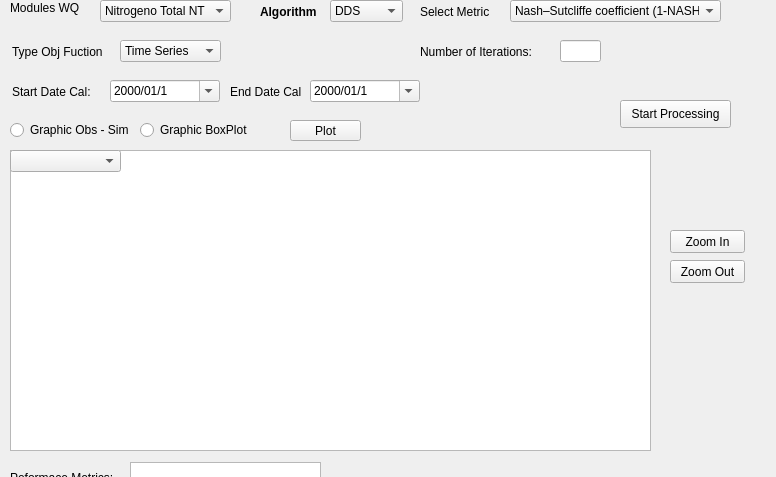
            <widget class="QWidget" name="Step5">
             <property name="geometry">
              <rect>
               <x>0</x>
               <y>0</y>
               <width>776</width>
               <height>477</height>
              </rect>
             </property>
             <attribute name="label">
              <string>Step 5 - Water Quality Calibration</string>
             </attribute>
             <widget class="QLabel" name="label_52">
              <property name="geometry">
               <rect>
                <x>260</x>
                <y>4</y>
                <width>61</width>
                <height>16</height>
               </rect>
              </property>
              <property name="text">
               <string>&lt;html&gt;&lt;head/&gt;&lt;body&gt;&lt;p&gt;&lt;span style=&quot; font-size:9pt; font-weight:600;&quot;&gt;Algorithm&lt;/span&gt;&lt;/p&gt;&lt;/body&gt;&lt;/html&gt;</string>
              </property>
             </widget>
             <widget class="QPushButton" name="Plot_G_WQ">
              <property name="geometry">
               <rect>
                <x>290</x>
                <y>120</y>
                <width>71</width>
                <height>21</height>
               </rect>
              </property>
              <property name="text">
               <string>Plot</string>
              </property>
             </widget>
             <widget class="QPushButton" name="zoom_out_button_WQ">
              <property name="geometry">
               <rect>
                <x>670</x>
                <y>260</y>
                <width>75</width>
                <height>23</height>
               </rect>
              </property>
              <property name="text">
               <string>Zoom Out</string>
              </property>
             </widget>
             <widget class="QDateEdit" name="end_date_WQ">
              <property name="geometry">
               <rect>
                <x>310</x>
                <y>80</y>
                <width>110</width>
                <height>22</height>
               </rect>
              </property>
              <property name="currentSection">
               <enum>QDateTimeEdit::YearSection</enum>
              </property>
              <property name="displayFormat">
               <string>yyyy/MM/d</string>
              </property>
              <property name="calendarPopup">
               <bool>true</bool>
              </property>
              <property name="timeSpec">
               <enum>Qt::LocalTime</enum>
              </property>
             </widget>
             <widget class="QDateEdit" name="start_date_WQ">
              <property name="geometry">
               <rect>
                <x>110</x>
                <y>80</y>
                <width>110</width>
                <height>22</height>
               </rect>
              </property>
              <property name="currentSection">
               <enum>QDateTimeEdit::YearSection</enum>
              </property>
              <property name="displayFormat">
               <string>yyyy/MM/d</string>
              </property>
              <property name="calendarPopup">
               <bool>true</bool>
              </property>
              <property name="timeSpec">
               <enum>Qt::LocalTime</enum>
              </property>
             </widget>
             <widget class="QLabel" name="label_126">
              <property name="geometry">
               <rect>
                <x>420</x>
                <y>44</y>
                <width>181</width>
                <height>16</height>
               </rect>
              </property>
              <property name="text">
               <string>&lt;html&gt;&lt;head/&gt;&lt;body&gt;&lt;p&gt;&lt;span style=&quot; font-size:9pt;&quot;&gt;Number of Iterations:&lt;/span&gt;&lt;/p&gt;&lt;/body&gt;&lt;/html&gt;</string>
              </property>
             </widget>
             <widget class="QPushButton" name="Next_Step_5">
              <property name="geometry">
               <rect>
                <x>630</x>
                <y>480</y>
                <width>101</width>
                <height>21</height>
               </rect>
              </property>
              <property name="text">
               <string>Next</string>
              </property>
             </widget>
             <widget class="QComboBox" name="Algorithm_WQ">
              <property name="geometry">
               <rect>
                <x>330</x>
                <y>0</y>
                <width>73</width>
                <height>22</height>
               </rect>
              </property>
              <item>
               <property name="text">
                <string>DDS</string>
               </property>
              </item>
              <item>
               <property name="text">
                <string>LHS</string>
               </property>
              </item>
              <item>
               <property name="text">
                <string>SCE</string>
               </property>
              </item>
             </widget>
             <widget class="QRadioButton" name="Plot_sim_obs_WQ">
              <property name="geometry">
               <rect>
                <x>10</x>
                <y>120</y>
                <width>141</width>
                <height>20</height>
               </rect>
              </property>
              <property name="text">
               <string>Graphic Obs - Sim</string>
              </property>
             </widget>
             <widget class="QGraphicsView" name="graphicsView_WQ">
              <property name="geometry">
               <rect>
                <x>10</x>
                <y>150</y>
                <width>641</width>
                <height>301</height>
               </rect>
              </property>
             </widget>
             <widget class="QPlainTextEdit" name="Peformance_WQ">
              <property name="geometry">
               <rect>
                <x>130</x>
                <y>462</y>
                <width>191</width>
                <height>31</height>
               </rect>
              </property>
             </widget>
             <widget class="QLabel" name="label_53">
              <property name="geometry">
               <rect>
                <x>12</x>
                <y>44</y>
                <width>121</width>
                <height>16</height>
               </rect>
              </property>
              <property name="text">
               <string>&lt;html&gt;&lt;head/&gt;&lt;body&gt;&lt;p&gt;&lt;span style=&quot; font-size:9pt;&quot;&gt;Type Obj Fuction&lt;/span&gt;&lt;/p&gt;&lt;/body&gt;&lt;/html&gt;</string>
              </property>
             </widget>
             <widget class="QComboBox" name="Metricas_WQ">
              <property name="geometry">
               <rect>
                <x>510</x>
                <y>0</y>
                <width>211</width>
                <height>22</height>
               </rect>
              </property>
              <item>
               <property name="text">
                <string>Nash–Sutcliffe coefficient (1-NASH)</string>
               </property>
              </item>
              <item>
               <property name="text">
                <string>Index of agreement</string>
               </property>
              </item>
              <item>
               <property name="text">
                <string>Normalized absolute error</string>
               </property>
              </item>
              <item>
               <property name="text">
                <string>Correlation Coefficient</string>
               </property>
              </item>
              <item>
               <property name="text">
                <string>Coefficient of Determination</string>
               </property>
              </item>
              <item>
               <property name="text">
                <string>Mean Squared Error</string>
               </property>
              </item>
              <item>
               <property name="text">
                <string>Root Mean Squared Error</string>
               </property>
              </item>
              <item>
               <property name="text">
                <string>Mean Absolute Error</string>
               </property>
              </item>
              <item>
               <property name="text">
                <string>Relative Root Mean Squared Error</string>
               </property>
              </item>
              <item>
               <property name="text">
                <string>Composite function (NASH - IA - EAN)</string>
               </property>
              </item>
             </widget>
             <widget class="QLabel" name="label_21">
              <property name="geometry">
               <rect>
                <x>12</x>
                <y>84</y>
                <width>141</width>
                <height>16</height>
               </rect>
              </property>
              <property name="text">
               <string>&lt;html&gt;&lt;head/&gt;&lt;body&gt;&lt;p&gt;Start Date Cal:&lt;/p&gt;&lt;/body&gt;&lt;/html&gt;</string>
              </property>
             </widget>
             <widget class="QPushButton" name="Run_process_Cal_WQ">
              <property name="geometry">
               <rect>
                <x>620</x>
                <y>100</y>
                <width>111</width>
                <height>28</height>
               </rect>
              </property>
              <property name="text">
               <string>Start Processing</string>
              </property>
             </widget>
             <widget class="QLabel" name="label_127">
              <property name="geometry">
               <rect>
                <x>10</x>
                <y>470</y>
                <width>181</width>
                <height>16</height>
               </rect>
              </property>
              <property name="text">
               <string>&lt;html&gt;&lt;head/&gt;&lt;body&gt;&lt;p&gt;&lt;span style=&quot; font-size:9pt;&quot;&gt;Peformace Metrics:&lt;/span&gt;&lt;/p&gt;&lt;/body&gt;&lt;/html&gt;</string>
              </property>
             </widget>
             <widget class="QLabel" name="label_54">
              <property name="geometry">
               <rect>
                <x>420</x>
                <y>4</y>
                <width>81</width>
                <height>16</height>
               </rect>
              </property>
              <property name="text">
               <string>&lt;html&gt;&lt;head/&gt;&lt;body&gt;&lt;p&gt;&lt;span style=&quot; font-size:9pt;&quot;&gt;Select Metric&lt;/span&gt;&lt;/p&gt;&lt;/body&gt;&lt;/html&gt;</string>
              </property>
             </widget>
             <widget class="QPushButton" name="zoom_in_button_WQ">
              <property name="geometry">
               <rect>
                <x>670</x>
                <y>230</y>
                <width>75</width>
                <height>23</height>
               </rect>
              </property>
              <property name="text">
               <string>Zoom In</string>
              </property>
             </widget>
             <widget class="QComboBox" name="Tipo_Funcion_WQ">
              <property name="geometry">
               <rect>
                <x>120</x>
                <y>40</y>
                <width>101</width>
                <height>22</height>
               </rect>
              </property>
              <item>
               <property name="text">
                <string>Time Series</string>
               </property>
              </item>
              <item>
               <property name="text">
                <string>t-Student</string>
               </property>
              </item>
             </widget>
             <widget class="QLineEdit" name="QNumIter_WQ">
              <property name="geometry">
               <rect>
                <x>560</x>
                <y>40</y>
                <width>41</width>
                <height>22</height>
               </rect>
              </property>
             </widget>
             <widget class="QLabel" name="label_22">
              <property name="geometry">
               <rect>
                <x>230</x>
                <y>84</y>
                <width>131</width>
                <height>16</height>
               </rect>
              </property>
              <property name="text">
               <string>&lt;html&gt;&lt;head/&gt;&lt;body&gt;&lt;p&gt;End Date Cal&lt;/p&gt;&lt;/body&gt;&lt;/html&gt;</string>
              </property>
             </widget>
             <widget class="QLabel" name="label_55">
              <property name="geometry">
               <rect>
                <x>10</x>
                <y>0</y>
                <width>81</width>
                <height>16</height>
               </rect>
              </property>
              <property name="text">
               <string>&lt;html&gt;&lt;head/&gt;&lt;body&gt;&lt;p&gt;&lt;span style=&quot; font-size:9pt;&quot;&gt;Modules WQ&lt;/span&gt;&lt;/p&gt;&lt;/body&gt;&lt;/html&gt;</string>
              </property>
             </widget>
             <widget class="QComboBox" name="comboBox_M_WQ">
              <property name="geometry">
               <rect>
                <x>100</x>
                <y>0</y>
                <width>131</width>
                <height>22</height>
               </rect>
              </property>
              <item>
               <property name="text">
                <string>Nitrogeno Total NT</string>
               </property>
              </item>
              <item>
               <property name="text">
                <string>Nitrogeno Organico NO</string>
               </property>
              </item>
              <item>
               <property name="text">
                <string>Nitrogeno Amoniaca NH4</string>
               </property>
              </item>
              <item>
               <property name="text">
                <string>Nitratos NO3</string>
               </property>
              </item>
              <item>
               <property name="text">
                <string>Fosforo Total</string>
               </property>
              </item>
              <item>
               <property name="text">
                <string>Fosforo Organico</string>
               </property>
              </item>
              <item>
               <property name="text">
                <string>Fosforo Inorganico</string>
               </property>
              </item>
              <item>
               <property name="text">
                <string>DBO</string>
               </property>
              </item>
              <item>
               <property name="text">
                <string>Oxigeno Disuelto</string>
               </property>
              </item>
              <item>
               <property name="text">
                <string>Coliformes Totales</string>
               </property>
              </item>
              <item>
               <property name="text">
                <string>E. Coli</string>
               </property>
              </item>
              <item>
               <property name="text">
                <string>Temperatura</string>
               </property>
              </item>
              <item>
               <property name="text">
                <string>Conductividad Co</string>
               </property>
              </item>
              <item>
               <property name="text">
                <string>pH</string>
               </property>
              </item>
             </widget>
             <widget class="QComboBox" name="comboBox_WQ">
              <property name="geometry">
               <rect>
                <x>10</x>
                <y>150</y>
                <width>111</width>
                <height>22</height>
               </rect>
              </property>
             </widget>
             <widget class="QRadioButton" name="Plot_BoxPlot_WQ">
              <property name="geometry">
               <rect>
                <x>140</x>
                <y>120</y>
                <width>141</width>
                <height>20</height>
               </rect>
              </property>
              <property name="text">
               <string>Graphic BoxPlot</string>
              </property>
             </widget>
            </widget>
